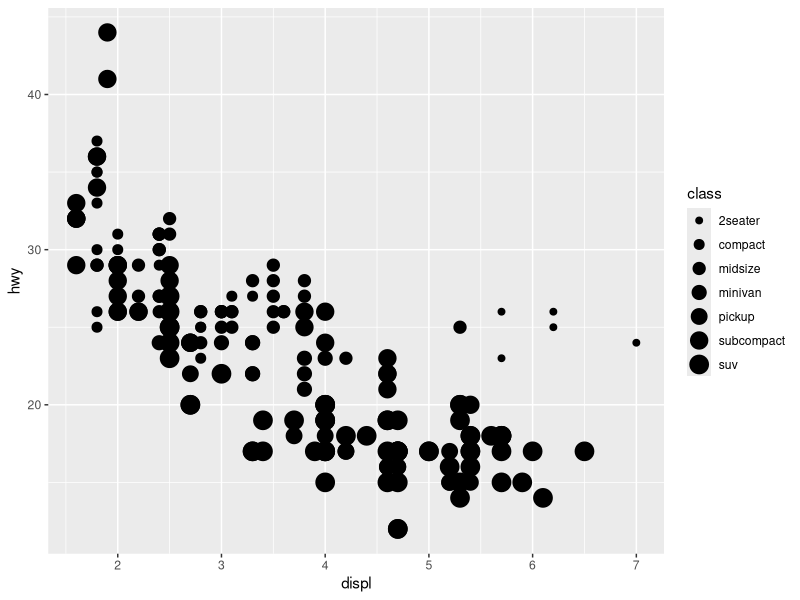
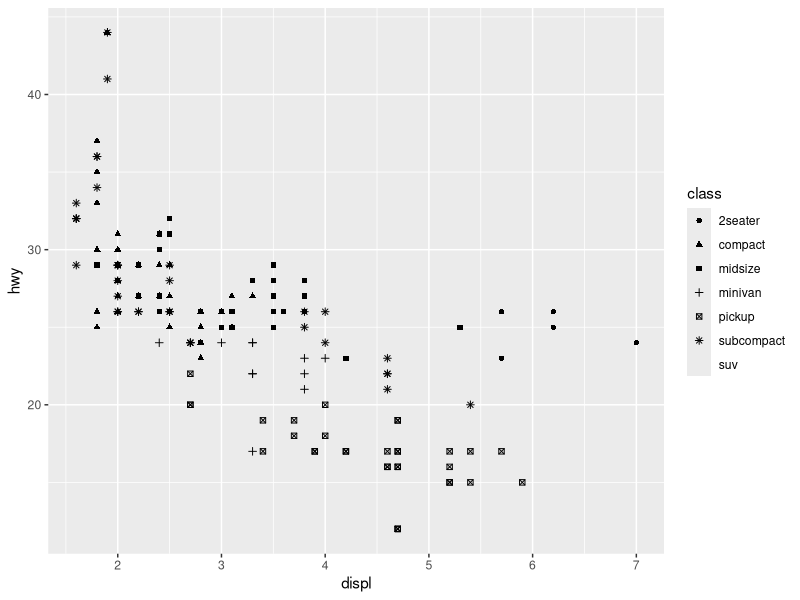
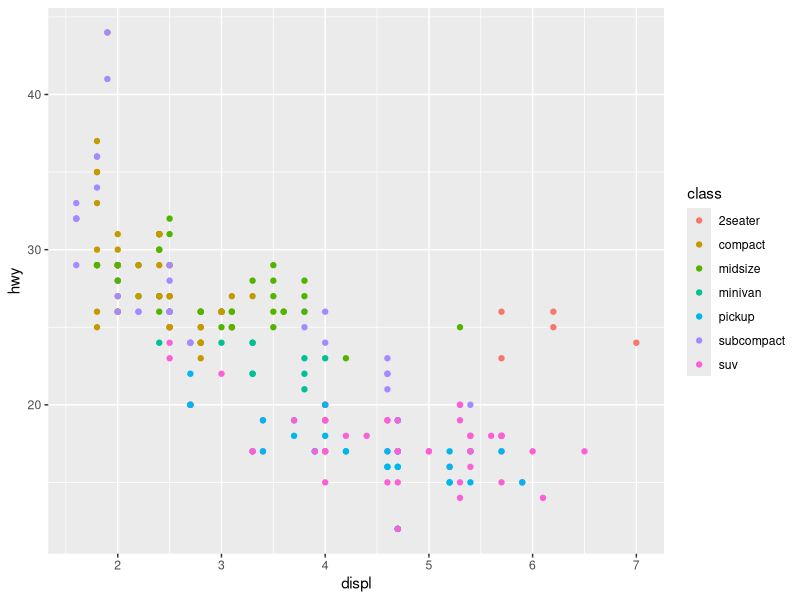
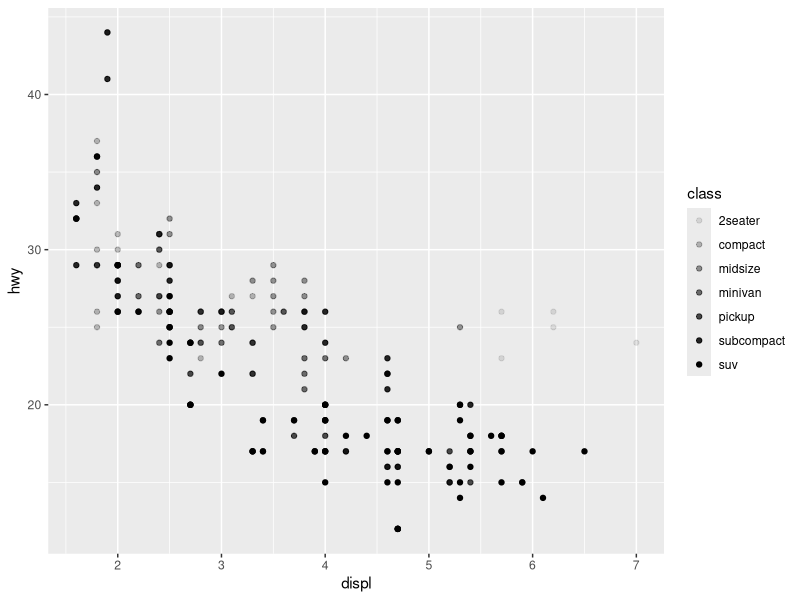
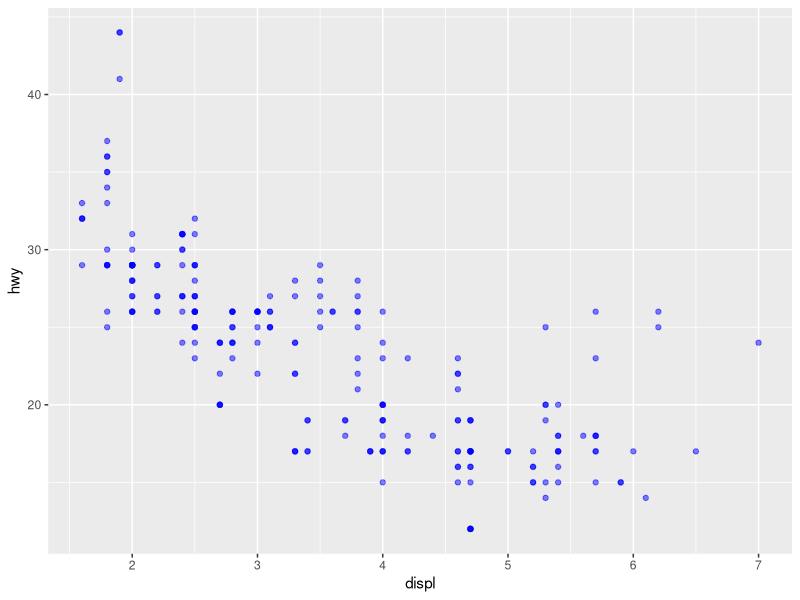
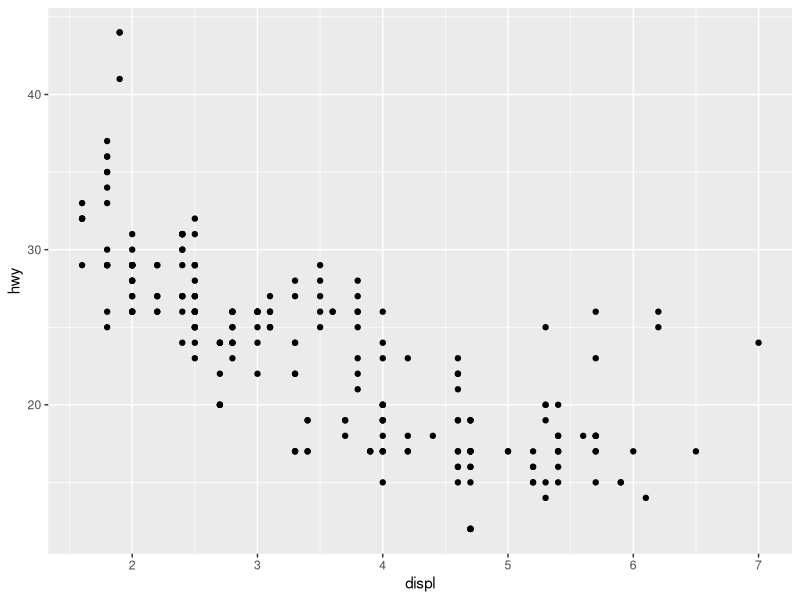
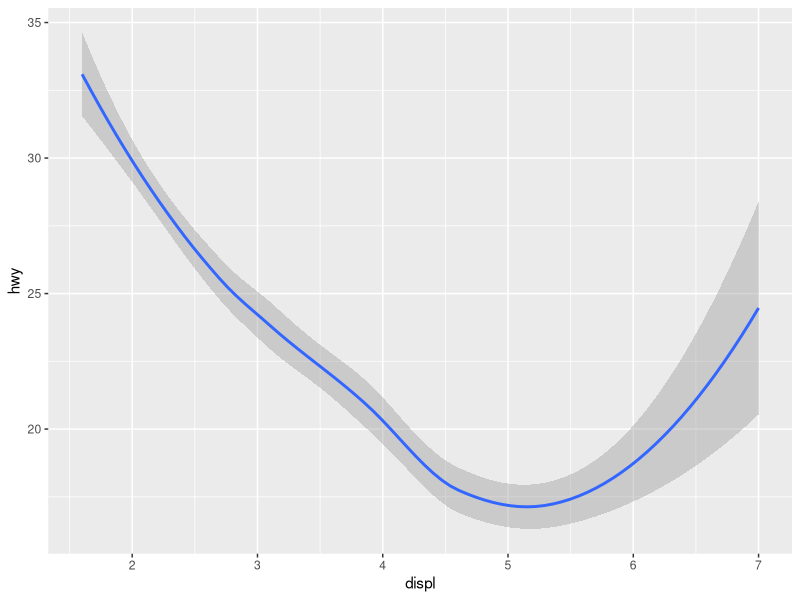
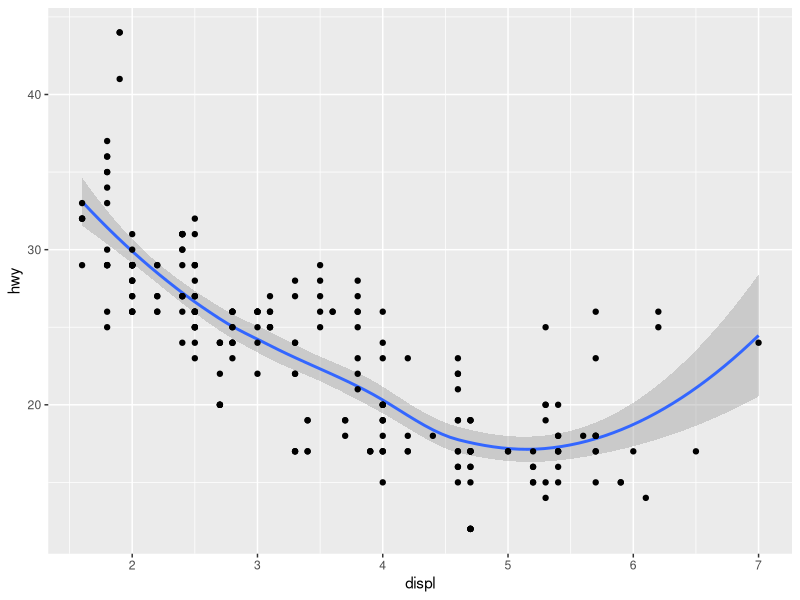

Write the R code that produced these figures, in order.
## ---- chunk 1
options(htmltools.dir.version = FALSE)
## ---- chunk 2
library(ggplot2)
ggplot(data = mpg) + 
  geom_point(mapping = aes(x = displ, y = hwy, size = class))
## ---- chunk 3
library(ggplot2)
ggplot(data = mpg) + 
  geom_point(mapping = aes(x = displ, y = hwy, shape = class))
## ---- chunk 4
library(ggplot2)
ggplot(data = mpg) + 
  geom_point(mapping = aes(x = displ, y = hwy, color = class))
## ---- chunk 5
library(ggplot2)
ggplot(data = mpg) + 
  geom_point(mapping = aes(x = displ, y = hwy, alpha = class))
## ---- chunk 6
library(ggplot2)
ggplot(data = mpg) + 
  geom_point(mapping = aes(x = displ, y = hwy), color = 'blue', alpha = .5)
## ---- chunk 7
ggplot(data = mpg) + 
  geom_point(mapping = aes(x = displ, y = hwy))
## ---- chunk 8
ggplot(data = mpg) + 
  geom_smooth(mapping = aes(x = displ, y = hwy))
## ---- chunk 9
ggplot(data = mpg) + 
  geom_smooth(mapping = aes(x = displ, y = hwy)) +
  geom_point(mapping = aes(x = displ, y = hwy))
## ---- chunk 10
ggplot(data = mpg, mapping = aes(x = displ, y = hwy)) + 
  geom_smooth() +
  geom_point()
## ---- chunk 11
ggplot(data = mpg, mapping = aes(x = displ, y = hwy)) + 
  geom_smooth() +
  geom_point(mapping = aes(color = drv))
## ---- chunk 12
ggplot(data = mpg, mapping = aes(x = displ, y = hwy)) + 
  geom_smooth(mapping = aes(group = drv)) +
  geom_point(mapping = aes(color = drv))
## ---- chunk 13
head(diamonds)
## ---- chunk 14
ggplot(data = diamonds) +
  geom_bar(mapping = aes(x = cut))
## ---- chunk 15
ggplot(data = diamonds) +
  geom_bar(mapping = aes(x = cut))
## ---- chunk 16
ggplot(data = diamonds) +
  stat_count(mapping = aes(x = cut))
## ---- chunk 17
ggplot(data = diamonds) +
  geom_bar(mapping = aes(x = cut, y = ..count../sum(..count..)))
## ---- chunk 18
ggplot(data = diamonds) +
  geom_bar(mapping = aes(x = cut, y = ..count../sum(..count..)))
## ---- chunk 19
ggplot(data = diamonds) +
  geom_bar(mapping = aes(x = cut, y = ..count../sum(..count..))) + 
  xlab('Cut of diamond')
## ---- chunk 20
ggplot(data = diamonds) +
  geom_bar(mapping = aes(x = cut, y = ..count../sum(..count..))) +
  xlab('Cut of diamond') +
  ylab('Proportion') +
  ggtitle('Prevalence of each cut of diamond')
## ---- chunk 21
ggplot(data = diamonds) +
  geom_bar(mapping = aes(x = cut, y = ..count../sum(..count..))) +
  xlab('Cut of diamond') +
  ylab('Proportion') +
  ggtitle('Prevalence of each cut of diamond') +
  theme_dark()
